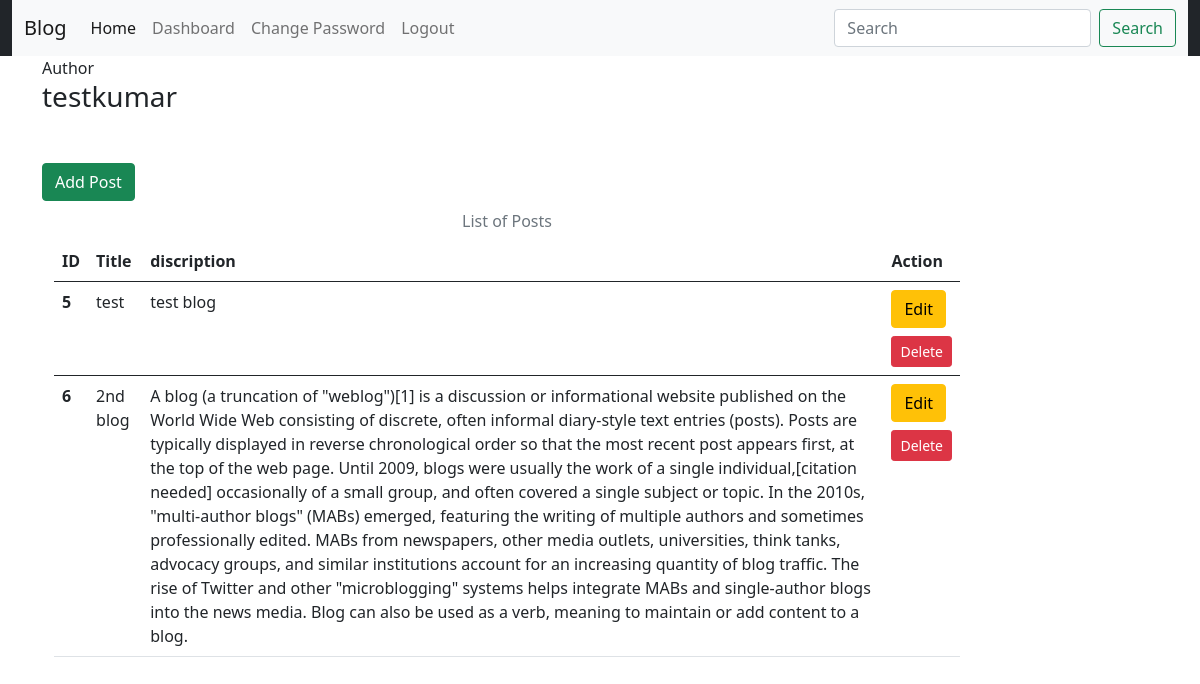
/dashboard/ (signed in), run on the app's committed database.
### app/models.py (models this page shows)
class Blog(models.Model):
    user=models.ForeignKey(User,on_delete=models.CASCADE)
    title=models.CharField(max_length=200)
    discription=models.TextField()

### app/views.py (the view)
# urls.py: path("dashboard/",DashboardView.as_view(),name="dashboard"),
@method_decorator(login_required,name="dispatch")
class DashboardView(TemplateView):
    template_name="app/dashboard.html"
    def get(self,request,*args,**kwargs):
        if request.user.is_authenticated:
            context={}
            user=request.user
            context["blog"]=Blog.objects.filter(user=user)
            context["name"]=user.first_name+user.last_name
            return render(request,self.template_name,context)
        else:
            return HttpResponseRedirect('/login/')

### app/templates/app/dashboard.html (shortened to what this page needs)
{% include "app/base.html" %}
{% load static %}
{% block side %}
<div class="border-right border-warning h-100">Author</div>
<h3>{{name}}</h3>
{% endblock side %}
{% block content %}
<div class="col-sm-10">
    <h3 class="text-white">Dashboard Page</h3>
    {% if perms.app.add_blog %}
    <a href="{% url 'blogadd' %}" class="btn btn-success">Add Post</a>
    {% endif %}
    <div class="container">
        <table class="table caption-top text-black">
            <caption class="text-center">List of Posts</caption>
            <thead>
              <tr>
                <th scope="col">ID</th>
                <th scope="col">Title</th>
                <th scope="col">discription</th>
                <th scope="col">Action</th>
              </tr>
            </thead>
            {% if blog %}
            {% for b in blog %}
            <tbody>
              <tr>
                <th scope="row">{{b.id}}</th>
                <td>{{b.title}}</td>
                <td>{{b.discription}}</td>
                <td>
                {% if perms.app.change_blog %}
                <a href="{% url 'updateblog' b.id %}" class="btn btn-warning">Edit</a>
                {% endif %}
                {% if perms.app.change_blog %}
                <form action="{% url 'deleteblog' b.id %}" method="post">
                    <input type="submit" class="btn btn-danger btn-sm mt-2" value="Delete">
                </form>
                </td>
              </tr>
            </tbody>
            {% endif %}
            {% endfor %}
            {% endif %}
          </table>
    </div>
</div>
{% endblock content %}

### data on the page
Blog: id "5", title "test", discription "test blog"
Blog: id "6", title "2nd blog", discription "A blog (a truncation of \"weblog\")[1] is a discussion or informational website published on the World Wide Web consisting of discrete, often informal diary-style text entries (posts). Posts are typically displayed in reverse chronological order so that the most recent post appears first, at the top of the web page. Until 2009, blogs were usually the work of a single individual,[citation needed] occasionally of a small group, and often covered a single subject or topic. In the 2010s, \"multi-author blogs\" (MABs) emerged, featuring the writing of multiple authors and sometimes professionally edited. MABs from newspapers, other media outlets, universities, think tanks, advocacy groups, and…"

### other printed values
{{ name }} "testkumar"
